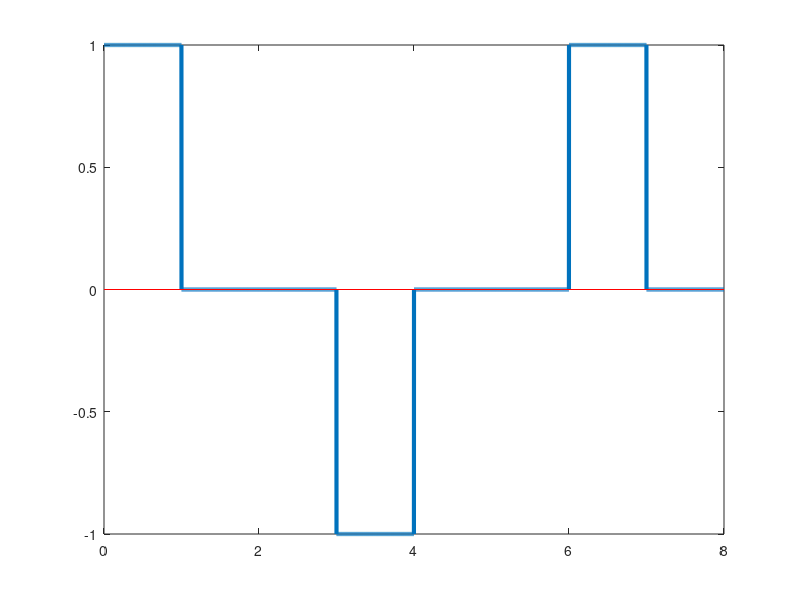

Write MATLAB code to recreate this figure. (Note: this script raises an error after producing the figure.)
%% Encoding

bits = [1 1 0 1 1 0 1 1];
mlt = zeros(1, length(bits));

if bits(1) == 0
    mlt(1) = 0;
    sign = -1;
end
if bits(1) == 1
    mlt(1) = 1;
    sign = 1;
end



for i = 2:length(bits)
    if bits(i) == 0
        mlt(i) = mlt(i-1);
    end
    if bits(i) == 1 && mlt(i-1) == 0
        if sign == 1
            mlt(i) = -1;
            sign = -sign;
        elseif sign == -1
            mlt(i) = 1;
            sign = -sign;
        end
     elseif bits(i) == 1 && mlt(i-1) ~= 0
        mlt(i) = 0;
    end
end

bitrate = 1;
T = length(bits)/bitrate;
n = 1000;
N = n * length (bits);
dt = T / N;
t = 0:dt:T;

x = zeros(1, length(t));

%% Plotting

for i = 1:length(bits)
    x((i-1) * n + 1 : i * n) = mlt(i);
end

plot(t, x, 'Linewidth', 3);
hold on;
plot(xlim, [0 0], '-r')
hold off;
ax = gca;
ax.XGrid = 'on';
ax.YGrid = 'off';
ax.GridAlpha = 0.5;
title('MLT-3');

%% Decoding

% Decoding this is not possible